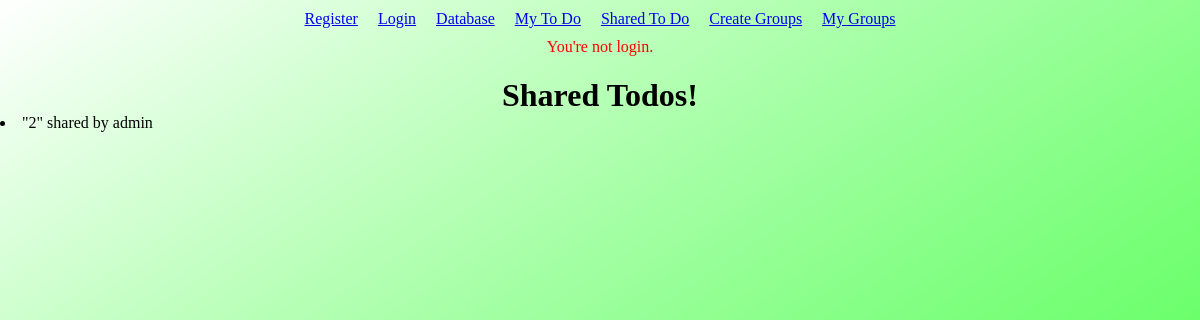
The app's page /sharedtodo, older data.
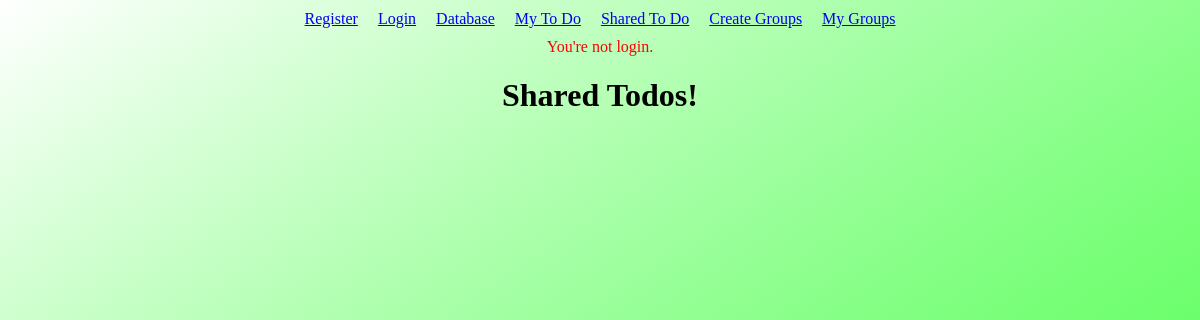
The same page, newer data.
### main.py (models this page shows, shortened)
class Todo(db.Model):
    id = db.Column(db.Integer, primary_key = True)
    text = db.Column(db.String(200))
    complete = db.Column(db.Boolean)
    shared = db.Column(db.Boolean)
    user_id = db.Column(db.Integer, db.ForeignKey('user.id'), nullable=False)

class User(db.Model, UserMixin):
    id = db.Column(db.Integer, primary_key = True)
    username = db.Column(db.String(10), unique=True, index=True)
    password = db.Column(db.String(20))
    todos = db.relationship('Todo', backref='owner', lazy=True)

### main.py (the view)
@app.route("/sharedtodo")
def sharedtodo():
    shared_todos = Todo.query.filter_by(shared=True).all()
    return render_template('sharedtodo.html', shared_todos=shared_todos)

### templates/sharedtodo.html
{% extends "layout.html" %}
{% block content %}
<h1>Shared Todos!</h1>
{% for todo in shared_todos %}
    <li> "{{ todo.text }}" shared by {{ todo.owner.username }}</li>
{% endfor %}
{% endblock %}

Row changes from the older to the newer data that the page shows:
removed Todo: text "2", owner.username "admin"
